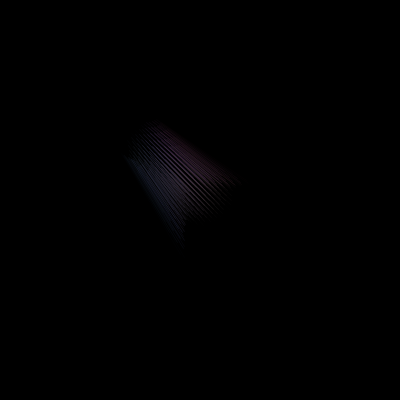
Frame 1 (no input)
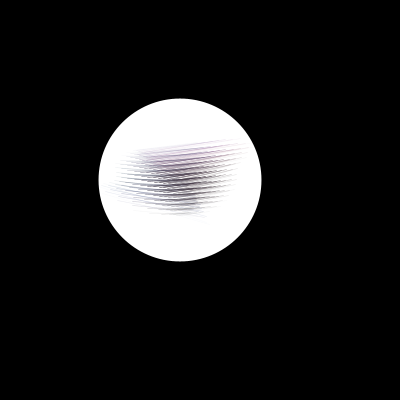
Frame 60 (the mouse pressed at the canvas centre just before this capture)
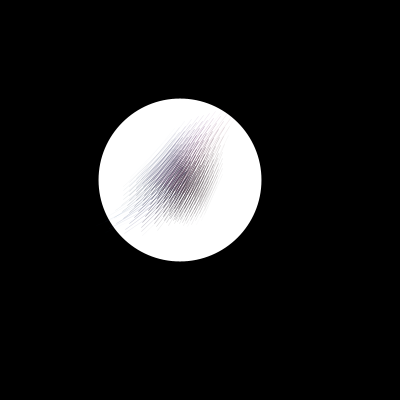
Frame 120 (the mouse held since frame 60 and released just before this capture)

The Processing sketch that drew these frames (run headless with seeded random() and noise(); from frame 60 on, the mouse is pressed at the canvas centre):

// Processing sketch: perlinMatrizInteractiva1
// ── perlinMatrizInteractiva1.pde
float ancho, alto, escalaDelRuido, mapOp, proporcionDelRuido, opacidad, radial, valorDelRuido;
int detalleDelRuido, divisor;
void setup() {
  size(400, 400);
  surface.setResizable(true);
  ellipseMode(CENTER);
  rectMode(CENTER);
  colorMode(HSB);
  background(255);
  ancho = width;
  alto = height;
  escalaDelRuido=0.015;
  proporcionDelRuido=0.1;
  detalleDelRuido=height/10;  
  opacidad=255;
  divisor = 50;
}
void draw() {
  background(0);
  scale(.6);
  translate(width/4, height/4);
  fill(255);
  circle(width/2, height/2, radial);
  for (int x = 0; x < width; x+=width/divisor) {
    for (int y = 0; y < height; y+=height/divisor) {
      pushMatrix();
      noiseDetail(detalleDelRuido, proporcionDelRuido);
      valorDelRuido = noise(x * escalaDelRuido, y * escalaDelRuido);
      translate(x, y);
      /*
      if (height >= width) {
       mapOp = map(y, 0, height, 0, opacidad);
       if (mapOp > opacidad/2) {
       mapOp = map(y, 0, height, opacidad, 0);
       }
       } else {
       mapOp = map(x, 0, width, 0, opacidad);
       if (mapOp > opacidad/2) {
       mapOp = map(x, 0, width, opacidad, 0);
       }
       }
       */
      radial = dist(x, y, width/2, height/2);
      mapOp = map(radial, 0, (width/divisor)*(height/divisor), 255, 0);
      stroke(valorDelRuido+x, valorDelRuido*510, valorDelRuido*510, mapOp);
      rotate(radians(frameCount*valorDelRuido));
      rotate(radians(frameCount*2));
      line(-valorDelRuido*x, -valorDelRuido*y, valorDelRuido*x, valorDelRuido*y);
      popMatrix();
    }
  }
}
void mouseDragged() {
  escalaDelRuido = map(mouseX, 0, width, 0, 0.05);
  detalleDelRuido = int(map(mouseX, 0, width, 0, width/2));
  opacidad = map(mouseY, 0, height, 0, 255);
}
void keyPressed() {
  proporcionDelRuido=proporcionDelRuido+0.06;
  if (proporcionDelRuido >= .9) {
    proporcionDelRuido = 0;
  }
}
